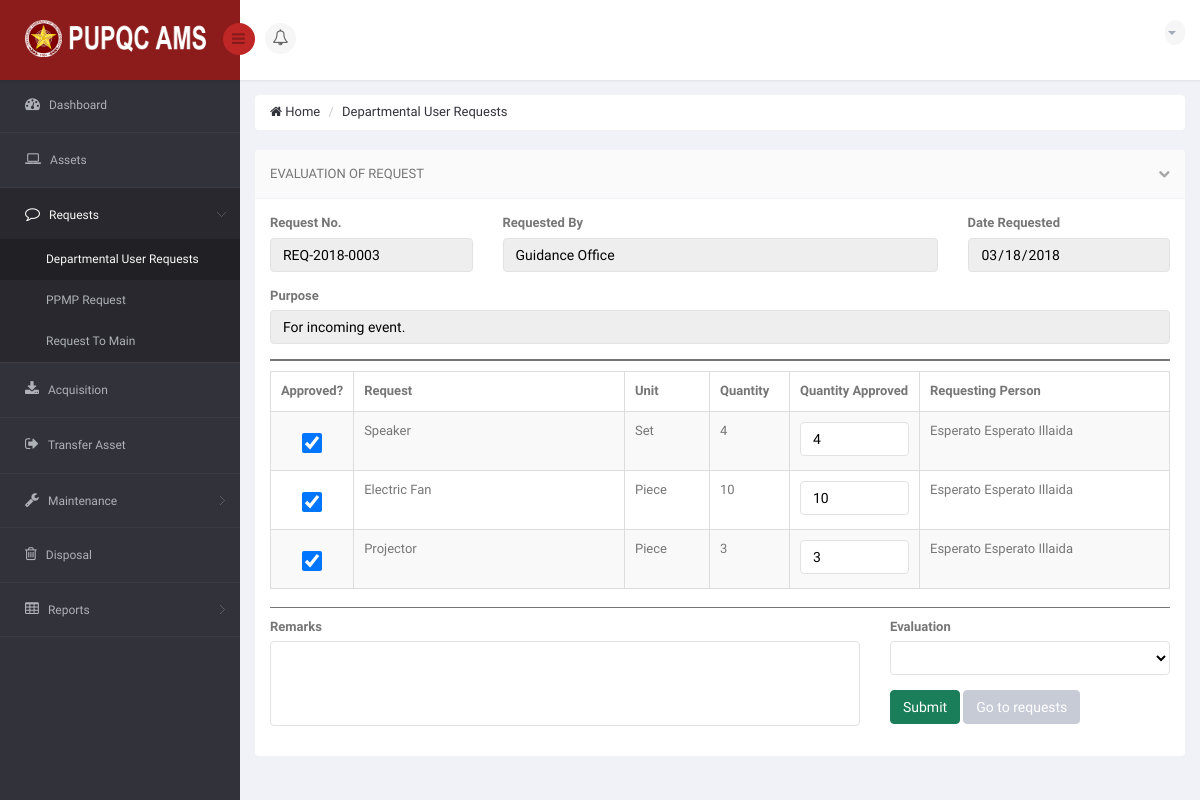
/DIR/PropertyOfficer/POViewRequestFromDU.php?viewrequests=3 (signed in), run on the app's committed database.
### tables this page shows
CREATE TABLE `ams_t_user_request_summary` (
  `URS_ID` int(11) NOT NULL,
  `URS_NO` varchar(15) NOT NULL,
  `URS_REQUEST_DATE` date NOT NULL,
  `URS_PURPOSE` varchar(350) NOT NULL,
  `URS_STATUS_TO_PO` varchar(25) NOT NULL DEFAULT 'Pending',
  `URS_APPROVED_DATE` date DEFAULT NULL,
  `URS_REJECT_DATE` date DEFAULT NULL,
  `URS_REMARKS` varchar(350) DEFAULT NULL,
  `URS_VIEW_BY_USER` int(11) NOT NULL DEFAULT '0',
  `URS_VIEW_BY_PO` int(11) NOT NULL DEFAULT '0',
  `URS_VIEW_BY_USER_MAIN` int(11) NOT NULL DEFAULT '0'
);

CREATE TABLE `ams_r_office` (
  `O_ID` int(11) NOT NULL,
  `O_CODE` varchar(50) NOT NULL,
  `O_NAME` varchar(120) NOT NULL,
  `C_ID` int(11) NOT NULL
);

CREATE TABLE `ams_t_user_request` (
  `UR_ID` int(11) NOT NULL,
  `UR_UNIT` varchar(25) NOT NULL,
  `UR_QUANTITY` int(11) NOT NULL,
  `UR_STATUS` varchar(25) NOT NULL DEFAULT 'Pending',
  `UR_APPROVED_DATE_BY_PO` date DEFAULT NULL,
  `UR_REJECT_DATE_BY_PO` date DEFAULT NULL,
  `URS_ID` int(11) NOT NULL,
  `AL_ID` int(11) NOT NULL,
  `EP_ID` int(11) NOT NULL
);

CREATE TABLE `ams_r_asset_library` (
  `AL_ID` int(11) NOT NULL,
  `AL_NAME` varchar(150) NOT NULL
);

CREATE TABLE `ams_r_employee_profile` (
  `EP_ID` int(11) NOT NULL,
  `EP_FNAME` varchar(50) NOT NULL,
  `EP_MNAME` varchar(35) DEFAULT NULL,
  `EP_LNAME` varchar(35) NOT NULL,
  `EP_GENDER` varchar(10) NOT NULL,
  `EP_MOBILE` char(11) DEFAULT NULL,
  `EP_EMAIL` varchar(75) NOT NULL,
  `EP_TYPE` varchar(50) NOT NULL,
  `EP_STATUS` varchar(10) NOT NULL DEFAULT 'Active',
  `EP_PICTURE` varchar(200) NOT NULL DEFAULT '	images/EmployePictures/default.png	',
  `O_ID` int(11) DEFAULT NULL
);

### DIR/PropertyOfficer/POViewRequestFromDU.php (the view, shortened to what the rows shown need)
<?php
    if (isset($_GET['viewrequests']))
    {
        $ids = $_GET['viewrequests'];
    }
?>
<!DOCTYPE html>
<html lang="en">
<head>
    <link href="../../bs3/css/bootstrap.min.css" rel="stylesheet">
    <link href="../../css/bootstrap-reset.css" rel="stylesheet">
    <link href="../../font-awesome/css/font-awesome.css" rel="stylesheet" />
    <link href="../../js/advanced-datatable/css/demo_page.css" rel="stylesheet" />
    <link href="../../js/advanced-datatable/css/demo_table.css" rel="stylesheet" />
    <link rel="stylesheet" href="../../js/data-tables/DT_bootstrap.css" />
    <link href="../../css/style.css" rel="stylesheet">
    <link href="../../css/style-responsive.css" rel="stylesheet" />
    <link href="../../js/iCheck/skins/minimal/minimal.css" rel="stylesheet">
    <link href="../../js/iCheck/skins/minimal/red.css" rel="stylesheet">
    <link href="../../js/iCheck/skins/minimal/green.css" rel="stylesheet">
    <link href="../../js/iCheck/skins/minimal/blue.css" rel="stylesheet">
    <link href="../../js/iCheck/skins/minimal/yellow.css" rel="stylesheet">
    <link href="../../js/iCheck/skins/minimal/purple.css" rel="stylesheet">
    <link href="../../js/iCheck/skins/square/square.css" rel="stylesheet">
    <link href="../../js/iCheck/skins/square/red.css" rel="stylesheet">
    <link href="../../js/iCheck/skins/square/green.css" rel="stylesheet">
    <link href="../../js/iCheck/skins/square/blue.css" rel="stylesheet">
    <link href="../../js/iCheck/skins/square/yellow.css" rel="stylesheet">
    <link href="../../js/iCheck/skins/square/purple.css" rel="stylesheet">
    <link href="../../js/iCheck/skins/flat/grey.css" rel="stylesheet">
    <link href="../../js/iCheck/skins/flat/red.css" rel="stylesheet">
    <link href="../../js/iCheck/skins/flat/green.css" rel="stylesheet">
    <link href="../../js/iCheck/skins/flat/blue.css" rel="stylesheet">
    <link href="../../js/iCheck/skins/flat/yellow.css" rel="stylesheet">
    <link href="../../js/iCheck/skins/flat/purple.css" rel="stylesheet">
    <link rel="stylesheet" type="text/css" href="../../js/select2/select2.css" />
    <link rel="stylesheet" type="text/css" href="../../js/bootstrap-daterangepicker/daterangepicker-bs3.css" />
    <link rel="stylesheet" type="text/css" href="../../js/bootstrap-datetimepicker/css/datetimepicker.css" />
    <link rel="stylesheet" type="text/css" href="../../js/bootstrap-datepicker/css/datepicker.css" />
    <link href="../../js/plugins/sweetalert/sweetalert.css" type="text/css" rel="stylesheet" media="screen,projection">
</head>
<body>
<section id="container" >
                <?php
                    include('../Connection/db.php');
                  ?>
    <section id="main-content">
        <section class="wrapper">
            <div class="row">
                <div class="col-sm-12">
                    <section class="panel">
                        <?php
                            $sql = "SELECT * FROM `ams_t_user_request_summary` AS URS INNER JOIN `ams_t_user_request` AS UR ON UR.URS_ID = URS.URS_ID INNER JOIN `ams_r_employee_profile` AS EP ON UR.EP_ID = EP.EP_ID INNER JOIN `ams_r_office` AS O ON EP.O_ID = O.O_ID WHERE URS.URS_ID = $ids GROUP BY URS.URS_ID";
                            $result = mysqli_query($connection, $sql) or die("Bad Query: $sql");
                            while($row = mysqli_fetch_assoc($result))
                            {
                              $urspurpose = $row['URS_PURPOSE'];
                              $ursno = $row['URS_NO'];
                              $ursdatereq = $row['URS_REQUEST_DATE'];
                              $ursreqby = $row['O_NAME'];
                        ?>
                        <div class="panel-body">
                            <div class="row group">
                                <div class="col-md-3">
                                    <div class="form-group">
                                        <label>Request No.</label>
                                        <input type="text" value="<?php echo $ursno; ?>" class="form-control" style="color: black;" disabled  />
                                    </div>
                                </div>
                                <div class="col-md-6">
                                    <div class="form-group">
                                        <label>Requested By</label>
                                        <input type="text" value="<?php echo $ursreqby; ?>" class="form-control" style="color: black;" disabled  />
                                    </div>
                                </div>
                                <div class="col-md-3">
                                    <div class="form-group">
                                        <label>Date Requested</label>
                                        <input type="Date" value="<?php echo $ursdatereq; ?>" class="form-control" style="color: black;" disabled />
                                    </div>
                                </div>
                                <div class="col-md-12">
                                    <div class="form-group">
                                        <label>Purpose</label>
                                        <input type="text" value="<?php echo $urspurpose; ?>" class="form-control" style="color: black;" disabled />
                                    </div>
                                </div>
                        <?php
                            }
                        ?>
                                <div class="col-md-12">
                                    <div class="adv-table">
                                        <table  class="display table table-bordered table-striped" id=" ">
                                            <thead>
                                                <tr>
                                                    <th style="width: 55px;">Approved?</th>
                                                    <th>Request</th>
                                                    <th style="width: 85px;">Unit</th>
                                                    <th style="width: 80px;">Quantity</th>
                                                    <th style="width: 130px;">Quantity Approved</th>
                                                    <th style="width: 250px;">Requesting Person</th>
                                                </tr>
                                            </thead>
                                            <tbody>
                                                <?php
                                                    $sql = "SELECT UR.UR_ID, URS.URS_ID, URS.URS_NO, AL.AL_NAME, UR.UR_UNIT, UR.UR_QUANTITY, EP.EP_FNAME, EP.EP_MNAME, EP.EP_LNAME FROM `ams_t_user_request_summary` AS URS INNER JOIN `ams_t_user_request` AS UR ON UR.URS_ID = URS.URS_ID INNER JOIN `ams_r_employee_profile` AS EP ON UR.EP_ID = EP.EP_ID INNER JOIN `ams_r_office` AS O ON EP.O_ID = O.O_ID INNER JOIN `ams_r_asset_library` AS AL ON UR.AL_ID = AL.AL_ID WHERE URS.URS_ID = $ids ORDER BY UR.UR_ID ASC";
                                                    $result = mysqli_query($connection, $sql) or die("Bad Query: $sql");
                                                    $i = 0;
                                                    while($row = mysqli_fetch_assoc($result))
                                                    {
                                                        $i++;
                                                        $showlibname = $row['AL_NAME'];
                                                        $showunit = $row['UR_UNIT'];
                                                        $showqty = $row['UR_QUANTITY'];
                                                        $showfname = $row['EP_FNAME'];
                                                        $showmname = $row['EP_FNAME'];
                                                        $showlname = $row['EP_LNAME'];
                                                        $showreqperson = $showfname.' '.$showmname.' '.$showlname;
                                                ?>
                                                <tr class="gradeX">
                                                    <td>
                                                        <center> <input type="checkbox" id="ebriwer<?php echo $i; ?>" class="checkbox form-control ckthis" style="width: 20px;" checked="true"> </center>
                                                    </td>
                                                    <td> <?php echo $showlibname; ?> </td>
                                                    <td> <?php echo $showunit; ?> </td>
                                                    <td> <p> <?php echo $showqty; ?> </p> </td>
                                                    <td> <center> <input type="text" value="<?php echo $showqty; ?>" class="form-control" style="color: black;" onkeyup="myFunction()" id="chatinput<?php echo $i; ?>" required> </center> </td>
                                                    <td> <?php echo $showreqperson; ?> </td>
                                                </tr>
                                                <?php
                                                    }
                                                ?>
                                            </tbody>
                                        </table>
                                    </div>
                                </div>
                            </div>
                        </div>
                    </section>
                </div>
            </div>
        </section>
    </section>
</section>
</body>
</html>

### data on the page
ams_t_user_request_summary: URS_NO "REQ-2018-0003", O_NAME "Guidance Office", URS_REQUEST_DATE "03/18/2018", URS_PURPOSE "For incoming event."
ams_t_user_request: AL_ID.AL_NAME "Speaker", UR_UNIT "Set", UR_QUANTITY "4", EP_ID.EP_LNAME "Esperato Esperato Illaida"
ams_t_user_request: AL_ID.AL_NAME "Electric Fan", UR_UNIT "Piece", UR_QUANTITY "10", EP_ID.EP_LNAME "Esperato Esperato Illaida"
ams_t_user_request: AL_ID.AL_NAME "Projector", UR_UNIT "Piece", UR_QUANTITY "3", EP_ID.EP_LNAME "Esperato Esperato Illaida"
